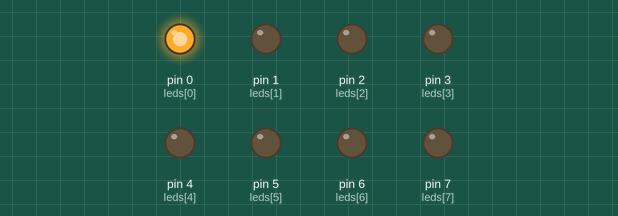
A program run on a simulated MicroPython board. Parts: output pins drawn as LEDs (lit = HIGH).

Above: at 0.05 s.
At 0.35 s:
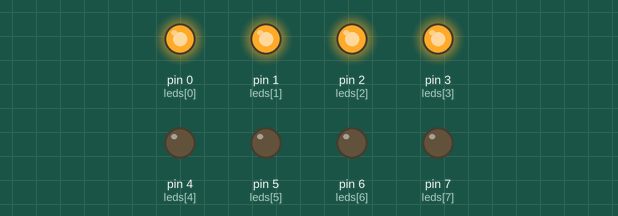
At 0.75 s:
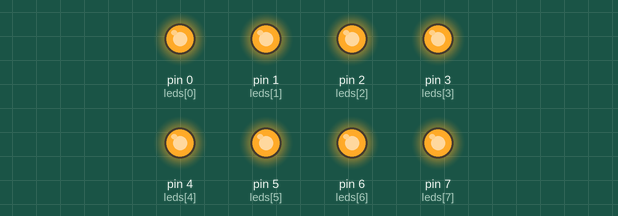
At 1.45 s:
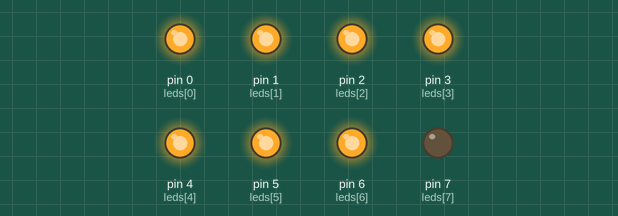
At 2.15 s:
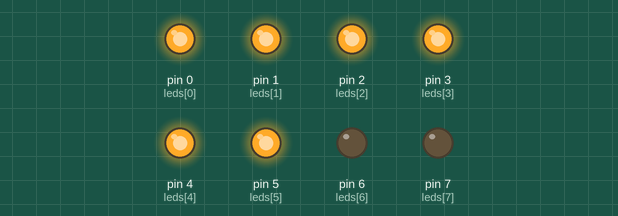
At 2.85 s:
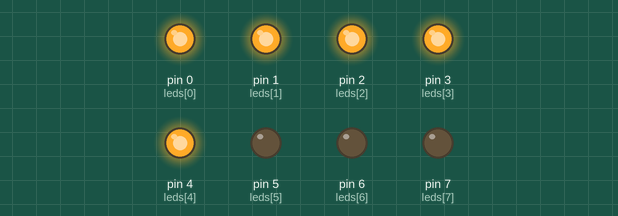
Timing chart, 0 to 3.1 s (numbered marks = the images above):
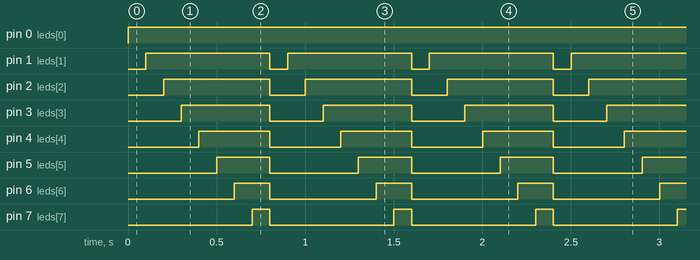

Measured:
- by itself, pin 0 (leds[0]): LOW → HIGH at 0.00 s
- by itself, pin 1 (leds[1]): alternates HIGH for 0.70 s and LOW for 0.10 s
- by itself, pin 2 (leds[2]): alternates HIGH for 0.60 s and LOW for 0.20 s
- by itself, pin 3 (leds[3]): alternates HIGH for 0.50 s and LOW for 0.30 s
- by itself, pin 4 (leds[4]): alternates HIGH for 0.40 s and LOW for 0.40 s
- by itself, pin 5 (leds[5]): alternates HIGH for 0.30 s and LOW for 0.50 s
- by itself, pin 6 (leds[6]): alternates HIGH for 0.20 s and LOW for 0.60 s
- by itself, pin 7 (leds[7]): alternates HIGH for 0.10 s and LOW for 0.70 s

The program:

Ej8.py
```python
import machine
import utime

leds = [machine.Pin(i, machine.Pin.OUT) for i in range(8)]

while True:
    for led in leds:
        led.value(0)

    for i in range(8):
        leds[i].value(1)
        utime.sleep_ms(100)
```
